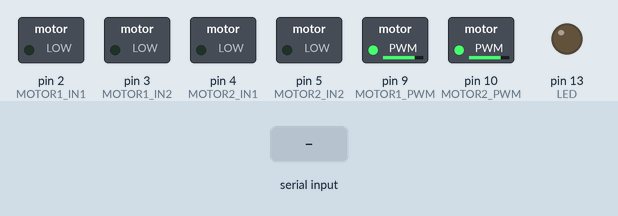
A sketch run on a simulated Arduino Uno, built with avr-gcc and run on an emulated ATmega328P. On the bench: switched loads named in the sketch (green lamp = pin HIGH), output pins drawn as LEDs (lit = HIGH). The test bench sets the inputs (shaded band).

Above: at 1.2 s.
1.3 s: "W" received over Serial
At 2.3 s:
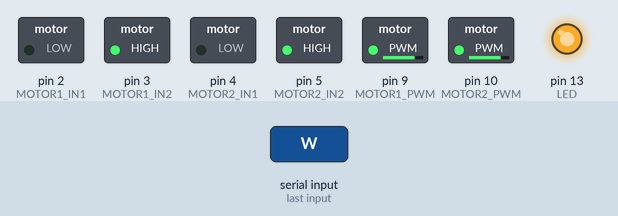
2.8 s: "S" received over Serial
At 3.5 s:
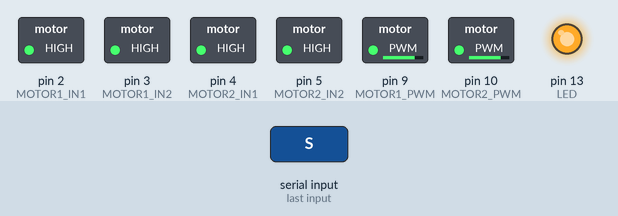
4.3 s: "E" received over Serial
At 5.6 s:
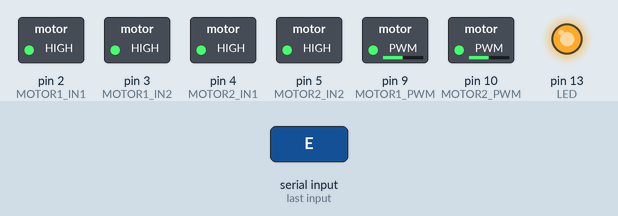
Timing chart, 0 to 7.3 s (numbered marks = the images above; inputs shaded):
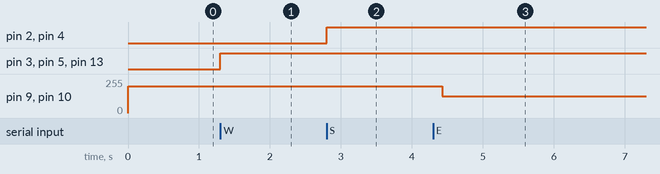

The sketch:

arduinoRobot.ino
```cpp
/*****************************************************************
 * Autor: Miguel Soriano
 * Proyecto: TFG - https://github.com/MaikSoriano/TFG
 * Fecha: Julio 2016
 *****************************************************************/
#define MOTOR1_IN1 2  //I1 Left
#define MOTOR1_IN2 3  //I2 Left
#define MOTOR1_PWM 9  //ENA

#define MOTOR2_IN1 4  //I3 Right Retrocede
#define MOTOR2_IN2 5  //I4 Right Avanza
#define MOTOR2_PWM 10 //ENB

#define ULTRASONIC_TRIG 8 //Trig to HC-SR04
#define ULTRASONIC_ECHO 7 //Echo from HC-SR04

#define LED 13

#define AVANZAR 1
#define DERECHA 2
#define IZQUIERDA 3


long distancia;
long tiempo;
int ultimoMov;

void setup()
{
  // Setup pins motor1
  pinMode(MOTOR1_IN1, OUTPUT);
  pinMode(MOTOR1_IN2, OUTPUT);
  pinMode(MOTOR1_PWM, OUTPUT);

  // Setup pins motor2
  pinMode(MOTOR2_IN1, OUTPUT);
  pinMode(MOTOR2_IN2, OUTPUT);
  pinMode(MOTOR2_PWM, OUTPUT);

  // Setup ultrasonic sensor
  pinMode(ULTRASONIC_TRIG, OUTPUT);
  pinMode(ULTRASONIC_ECHO, INPUT);

  pinMode(LED, OUTPUT);

  // Start motors
  analogWrite(MOTOR1_PWM, 200);
  analogWrite(MOTOR2_PWM, 200);

  ultimoMov = AVANZAR;


  Serial.begin(9600);
}

void loop()
{
   //Check messages to control the robot
  if(Serial.available())
  {
    char c = Serial.read();
    if(c == 'W')
    {
      avanzar();
    }
    else if(c == 'X')
    {
      parar();
    }
    else if(c == 'S')
    {
      retroceder();
    }
    else if(c == 'E')
    {
      girarDer();
    }
    else if(c == 'Q')
    {
      girarIzq();
    }
    else if(c == 'M')
    {
      leerDistancia();
    }
  }
}

void avanzar()
{
  digitalWrite(LED, HIGH);

  digitalWrite(MOTOR1_IN2, HIGH);
  digitalWrite(MOTOR2_IN2, HIGH);

  delay(125);

  analogWrite(MOTOR1_PWM, 200);
  analogWrite(MOTOR2_PWM, 200);

  ultimoMov = AVANZAR;
}

void parar()
{
  digitalWrite(LED, LOW);

  //motor1
  digitalWrite(MOTOR1_IN1, LOW);
  digitalWrite(MOTOR1_IN2, LOW);
  //motor2
  digitalWrite(MOTOR2_IN1, LOW);
  digitalWrite(MOTOR2_IN2, LOW);

   switch(ultimoMov)
   {
     case AVANZAR:
       analogWrite(MOTOR1_PWM, 250);
       analogWrite(MOTOR2_PWM, 250);
       break;
     case DERECHA:
       analogWrite(MOTOR1_PWM, 240);
       analogWrite(MOTOR2_PWM, 250);
       break;
     case IZQUIERDA:
       analogWrite(MOTOR1_PWM, 250);
       analogWrite(MOTOR2_PWM, 250);
       break;
   }
}

void girarIzq() //Probar girando las 2 ruedas en sentido contrario
{
  digitalWrite(LED, HIGH);

  digitalWrite(MOTOR1_IN1, HIGH);
  digitalWrite(MOTOR2_IN2, HIGH);

  delay(125);

  analogWrite(MOTOR1_PWM, 125);
  analogWrite(MOTOR2_PWM, 125);

  ultimoMov = IZQUIERDA;


}

void girarDer()
{
  digitalWrite(LED, HIGH);

  digitalWrite(MOTOR1_IN2, HIGH);
  digitalWrite(MOTOR2_IN1, HIGH);

  delay(125);

  analogWrite(MOTOR1_PWM, 125);
  analogWrite(MOTOR2_PWM, 125);

  ultimoMov = DERECHA;
}

void retroceder()
{
  digitalWrite(LED, HIGH);

  digitalWrite(MOTOR1_IN1, HIGH);
  digitalWrite(MOTOR2_IN1, HIGH);
}

void leerDistancia()
{
  //Check front distance
  distancia = 0;
  digitalWrite(ULTRASONIC_TRIG, LOW);
  delayMicroseconds(5);
  digitalWrite(ULTRASONIC_TRIG, HIGH);
  delayMicroseconds(10);
  tiempo = pulseIn(ULTRASONIC_ECHO, HIGH);
  distancia = int(tiempo/58.2);
  delayMicroseconds(10);
  Serial.println(distancia);
  //delay(1000);
}
```

Measured:
- after the input at 1.3 s, pin 3 (MOTOR1_IN2), pin 5 (MOTOR2_IN2), pin 13 (LED): LOW → HIGH at once
- after the input at 2.8 s, pin 2 (MOTOR1_IN1), pin 4 (MOTOR2_IN1): LOW → HIGH at once
- after the input at 4.3 s, pin 9 (MOTOR1_PWM), pin 10 (MOTOR2_PWM): 200/255 → 125/255 after 0.13 s
